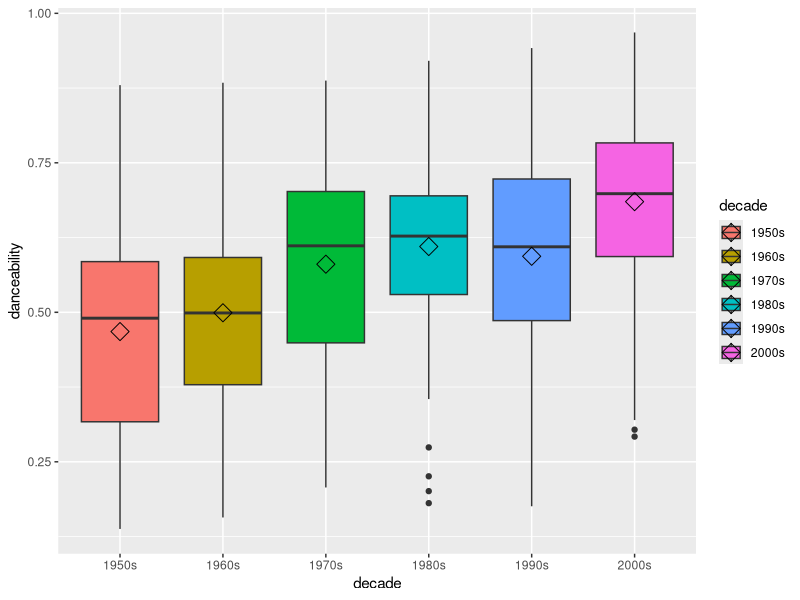
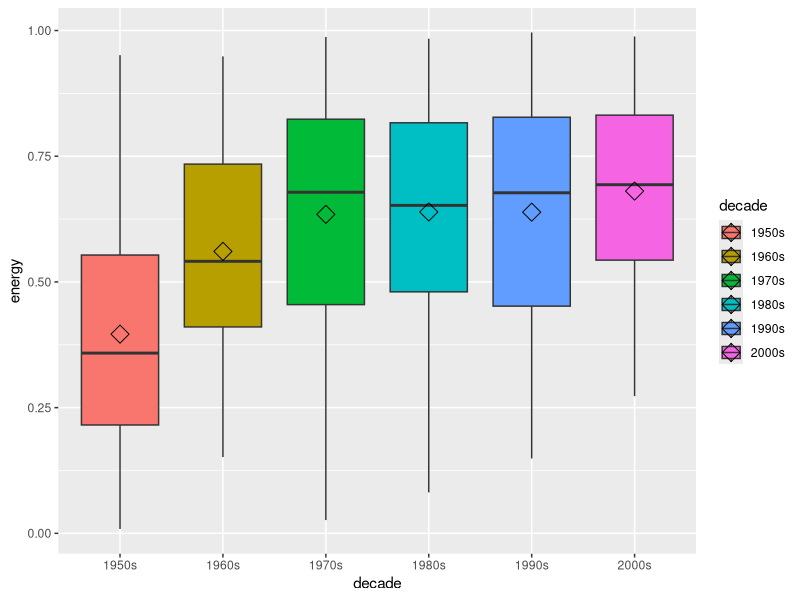
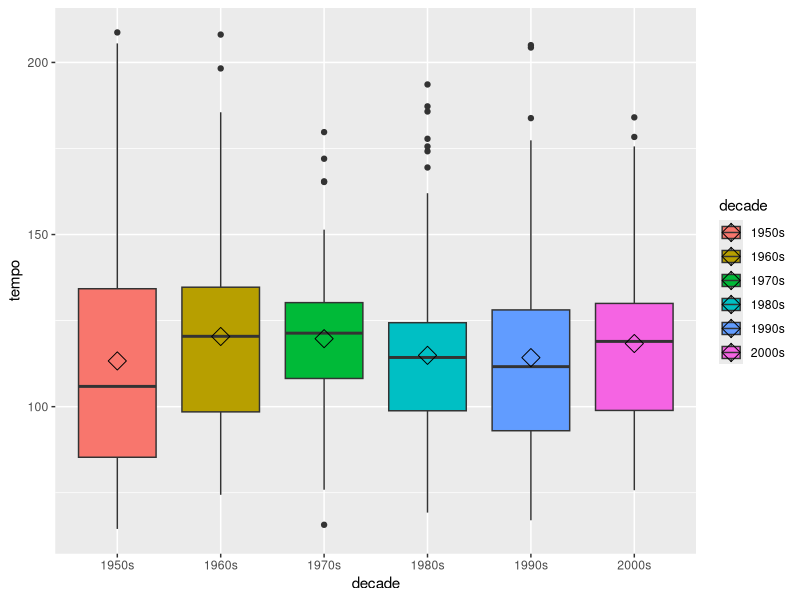
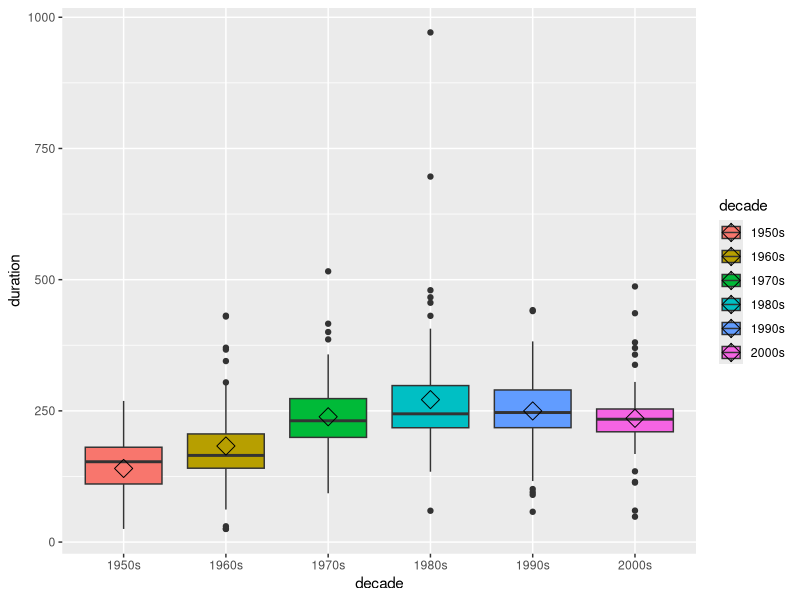
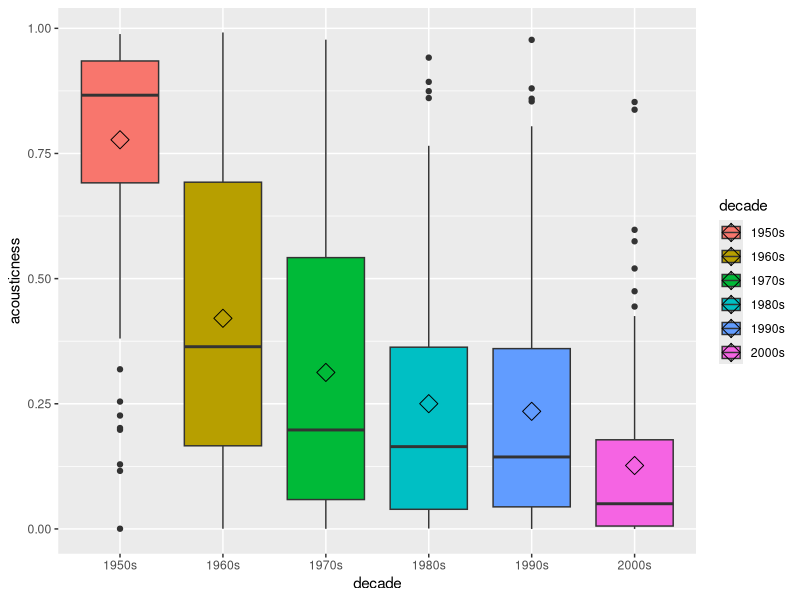
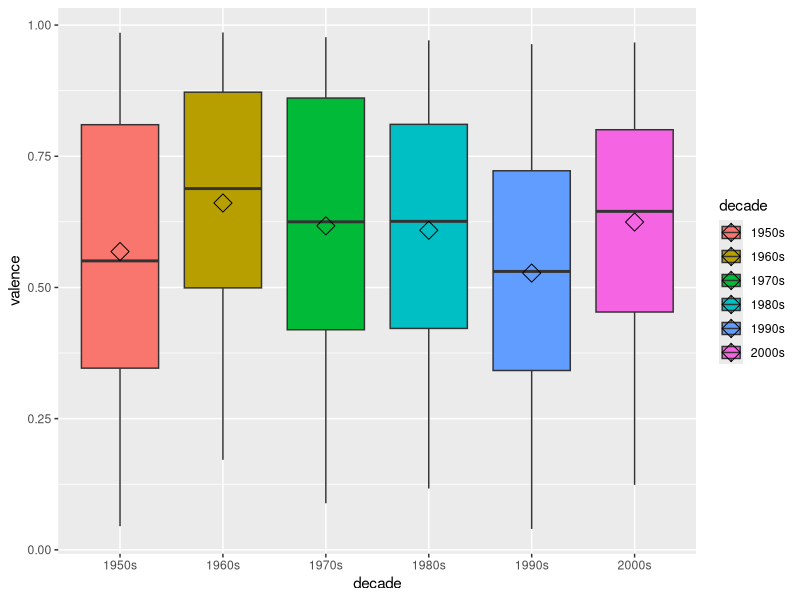
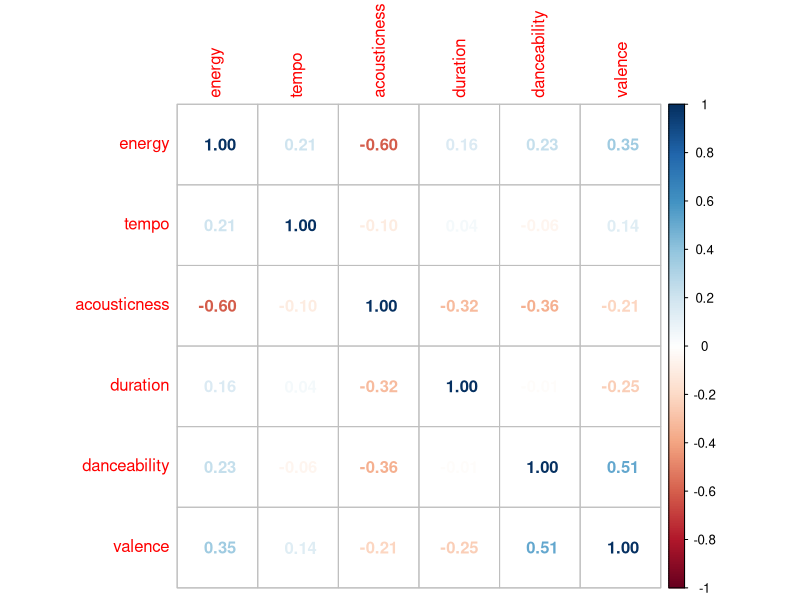
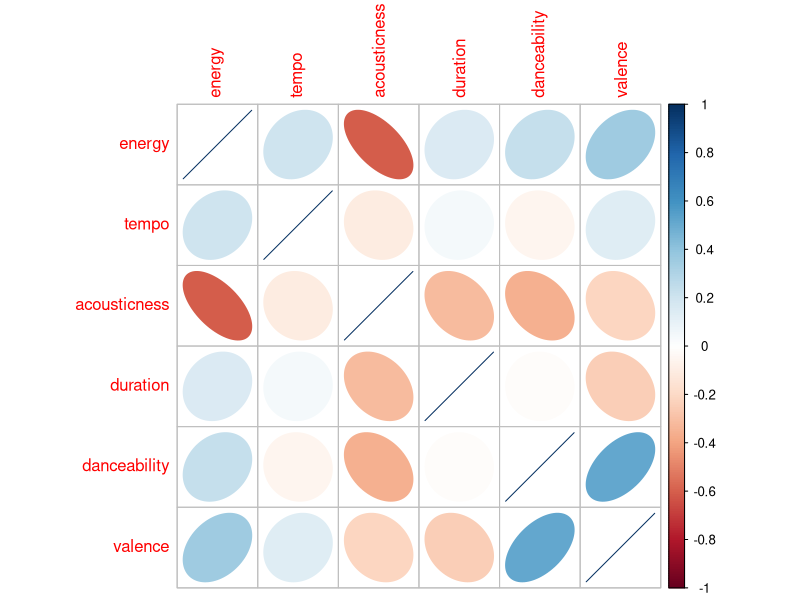

Write the R code that produced these figures, in order.
## ---- chunk 1
datNew <- read.csv(file = "NVDecades.csv", header = TRUE, sep = ",")
## ---- chunk 2
library(plyr)
library(ggplot2)
library(corrplot)
## ---- chunk 3
ggplot(datNew, aes(x=decade, y=danceability, fill=decade)) + geom_boxplot() + 
        stat_summary(fun.y=mean, geom="point", shape=5, size=4)
## ---- chunk 4
ggplot(datNew, aes(x=decade, y=energy, fill=decade)) + geom_boxplot() + 
        stat_summary(fun.y=mean, geom="point", shape=5, size=4)
## ---- chunk 5
ggplot(datNew, aes(x=decade, y=tempo, fill=decade)) + geom_boxplot() + 
        stat_summary(fun.y=mean, geom="point", shape=5, size=4)
## ---- chunk 6
ggplot(datNew, aes(x=decade, y=duration, fill=decade)) + geom_boxplot() + 
        stat_summary(fun.y=mean, geom="point", shape=5, size=4)
## ---- chunk 7
ggplot(datNew, aes(x=decade, y=acousticness, fill=decade)) + geom_boxplot() + 
        stat_summary(fun.y=mean, geom="point", shape=5, size=4)
## ---- chunk 8
ggplot(datNew, aes(x=decade, y=valence, fill=decade)) + geom_boxplot() + 
        stat_summary(fun.y=mean, geom="point", shape=5, size=4)
## ---- chunk 9
correlationMatrix <- cor(datNew[,c(6,8,10,14,17,16)])
print(correlationMatrix)
## ---- chunk 10
corrplot(correlationMatrix, method = "number")
corrplot(correlationMatrix, method = "ellipse")
## ---- chunk 11
datTopdance <- head(arrange(datNew, -danceability), n = 5)
datTopdance[, c(3,18,19,17)]
## ---- chunk 12
datTopenergy <- head(arrange(datNew, -energy), n = 5)
datTopenergy[, c(3,18,19,6)]
## ---- chunk 13
datTopvalence <- head(arrange(datNew, -valence), n = 5)
datTopvalence[, c(3,18,19,16)]
## ---- chunk 14
datTopacousticness <- head(arrange(datNew, -acousticness), n = 5)
datTopacousticness[, c(3,18,19,10)]
## ---- chunk 15
datLeastacousticness <- head(arrange(datNew, acousticness), n = 5)
datLeastacousticness[, c(3,18,19,10)]
## ---- chunk 16
dat50s <- datNew[which(datNew$decade=='1950s'),]
dat50sTopdance <- head(arrange(dat50s, desc(danceability)), n = 5)
dat50sTopdance[, c(3,18,19,17)]
## ---- chunk 17
dat60s <- datNew[which(datNew$decade=='1960s'),]
dat60sTopdance <- head(arrange(dat60s, desc(danceability)), n = 5)
dat60sTopdance[, c(3,18,19,17)]
## ---- chunk 18
dat70s <- datNew[which(datNew$decade=='1970s'),]
dat70sTopdance <- head(arrange(dat70s, desc(danceability)), n = 5)
dat70sTopdance[, c(3,18,19,17)]
## ---- chunk 19
dat80s <- datNew[which(datNew$decade=='1980s'),]
dat80sTopdance <- head(arrange(dat80s, desc(danceability)), n = 5)
dat80sTopdance[, c(3,18,19,17)]
## ---- chunk 20
dat90s <- datNew[which(datNew$decade=='1990s'),]
dat90sTopdance <- head(arrange(dat90s, desc(danceability)), n = 5)
dat90sTopdance[, c(3,18,19,17)]
## ---- chunk 21
dat00s <- datNew[which(datNew$decade=='2000s'),]
dat00sTopdance <- head(arrange(dat00s, desc(danceability)), n = 5)
dat00sTopdance[, c(3,18,19,17)]
